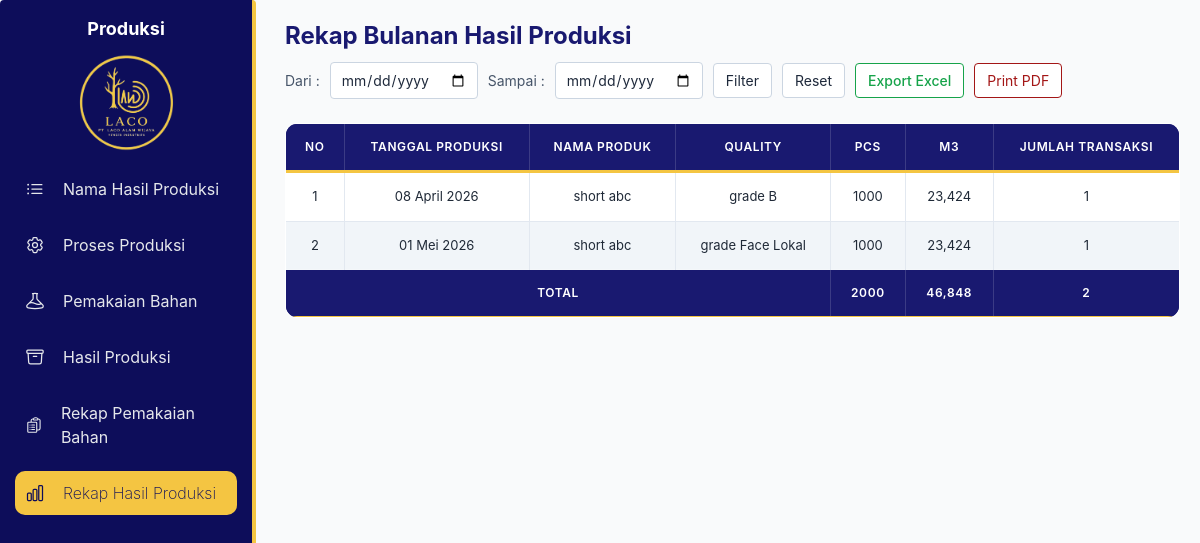
The page /rekap-hasil-produksi/ on the database as committed earlier.
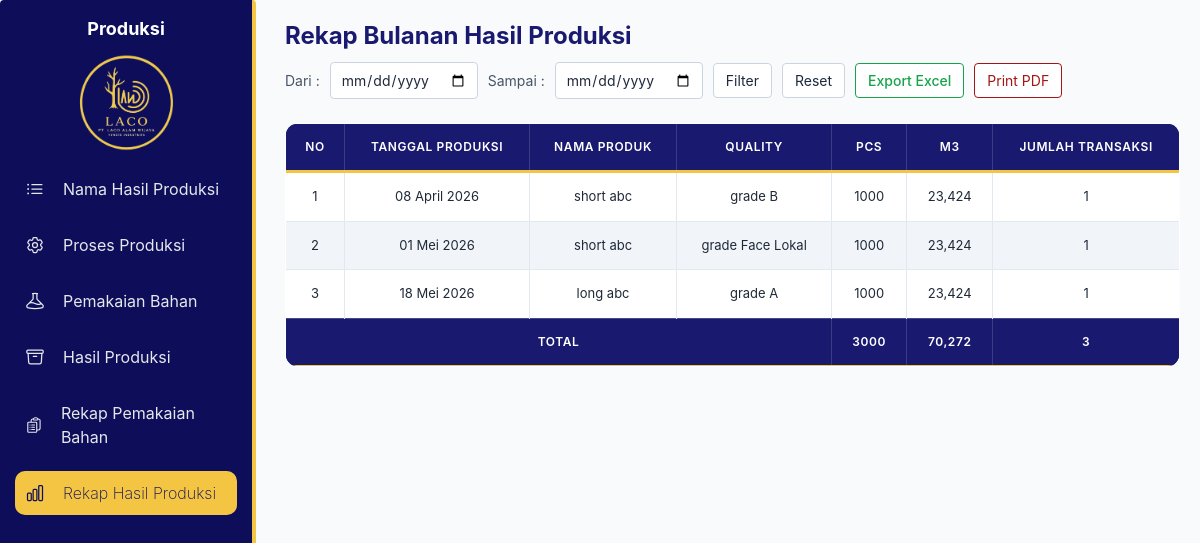
The same page on the database as committed later.
### core/models.py (models this page shows, shortened)
class HasilProduksi(models.Model):
    proses_produksi = models.ForeignKey(ProsesProduksi, on_delete=models.CASCADE)
    pemakaian_bahan = models.ForeignKey(PemakaianBahanBaku,on_delete=models.CASCADE)
    nama_hasil_produksi = models.ForeignKey(NamaHasilProduksi, on_delete=models.CASCADE)
    quality = models.ForeignKey(Quality,on_delete=models.SET_NULL,null=True,blank=True)
    tanggal_produksi = models.DateField()
    tebal = models.DecimalField(max_digits=10, decimal_places=3)
    lebar = models.DecimalField(max_digits=10, decimal_places=3)
    panjang = models.DecimalField(max_digits=10, decimal_places=3)
    jumlah_pcs = models.PositiveIntegerField()
    jumlah_m3 = models.DecimalField(max_digits=12, decimal_places=3)
    sisa_pcs = models.PositiveIntegerField()
    sisa_m3 = models.DecimalField(max_digits=12, decimal_places=3)

class NamaHasilProduksi(models.Model):
    nama_hasil_produksi = models.CharField(max_length=100,blank=True,
    null=True)
    def __str__(self):
        return self.nama_hasil_produksi

class QualityControl(models.Model):
    hasil_produksi = models.OneToOneField(
        HasilProduksi,
        on_delete=models.CASCADE,
        related_name='qc'
    )
    quality = models.ForeignKey(Quality,on_delete=models.SET_NULL,null=True,blank=True)
    tanggal_validasi = models.DateField(null=True, blank=True)
    catatan = models.TextField(blank=True, null=True)

class Quality(models.Model):
    quality = models.CharField(max_length=100, blank=True,
    null=True)
    def __str__(self):
        return self.quality

### core/views.py (the view)
# urls.py: path('rekap-hasil-produksi/',views.rekap_hasil_produksi,name='rekap_hasil_produksi'),
def rekap_hasil_produksi(request):
    data = HasilProduksi.objects.select_related(
        'proses_produksi',
        'pemakaian_bahan',
        'nama_hasil_produksi',
        'quality'
    ).filter(
        qc__isnull=False,        # Pastikan sudah ada proses QC
        qc__quality__isnull=False # Pastikan grade/quality-nya sudah dipilih
    )
    start = request.GET.get('start')
    end = request.GET.get('end')
    if start and end:
        data = data.filter(
            tanggal_produksi__range=[start, end]
        )
    total_pcs = data.aggregate(
        total=Sum('jumlah_pcs')
    )['total'] or 0
    total_m3 = data.aggregate(
        total=Sum('jumlah_m3')
    )['total'] or 0
    total_transaksi = data.count()
    context = {
        'data': data,
        'total_pcs': total_pcs,
        'total_m3': total_m3,
        'total_transaksi': total_transaksi,
        'start': start,
        'end': end
    }
    return render(request, 'produksi/rekap_hasil_produksi.html', context)

### core/templates/produksi/rekap_hasil_produksi.html (shortened to what this page needs)
{% load static %}
<!DOCTYPE html>
<html lang="en">
<head>
    <script src="https://cdn.tailwindcss.com"></script>
    <link rel="stylesheet" href="{% static 'css/produksi.css' %}">
</head>
<body class="bg-gray-50 flex h-screen overflow-hidden text-gray-800">
    {% include 'parts/sidebar_produksi.html' %}
    <main class="flex-1 flex flex-col h-full overflow-hidden">
    <div class="content">
        <h2 class="text-2xl font-bold text-[#191970]" style="margin-bottom: 10px;">Rekap Bulanan Hasil Produksi</h2>
        <div class="filter-container">
            <form method="get" class="filter-form">
                Dari :
                <input type="date" name="start" value="{{ start }}">
                Sampai :
                <input type="date" name="end" value="{{ end }}">
                <button type="submit" class="btn-filter">Filter</button>
                <a href="{% url 'rekap_hasil_produksi' %}" class="btn-reset">Reset</a>
                <button type="button" onclick="exportExcel()" class="btn-export">Export Excel</button>
                <button type="button" class="btn-print" onclick="printPDF()">Print PDF</button>
            </form>
        </div>
        <br>
        <table border="1" id="rekapTable">
            <thead>
                <tr>
                    <th>No</th>
                    <th>Tanggal Produksi</th>
                    <th>Nama Produk</th>
                    <th>Quality</th>
                    <th>PCS</th>
                    <th>M3</th>
                    <th>Jumlah Transaksi</th>
                </tr>
            </thead>
            <tbody>
                {% for d in data %}
                <tr>
                    <td>{{ forloop.counter }}</td>
                    <td>{{ d.tanggal_produksi|date:"d F Y" }}</td>
                    <td>{{ d.nama_hasil_produksi }}</td>
                    <td>{{ d.qc.quality }}</td>
                    <td>{{ d.jumlah_pcs }}</td>
                    <td>{{ d.jumlah_m3 }}</td>
                    <td>1</td>
                </tr>
                {% empty %}
                <tr>
                    <td colspan="7" align="center">Data tidak ada</td>
                </tr>
                {% endfor %}
            </tbody>
            <tfoot>
                <tr>
                    <th colspan="4">TOTAL</th>
                    <th>{{ total_pcs }}</th>
                    <th>{{ total_m3 |floatformat:3 }}</th>
                    <th>{{ total_transaksi }}</th>
                </tr>
            </tfoot>
        </table>
    </div>
    </main>
</body>
</html>

Rows that differ between the two databases and show on the page:
added HasilProduksi: tanggal_produksi "18 Mei 2026", nama_hasil_produksi "long abc", qc.quality "grade A", jumlah_pcs "1000", jumlah_m3 "23,424"
Other text that changed with them:
{{ total_pcs }}: "2000" → "3000"
{{ total_m3 |floatformat:3 }}: "46,848" → "70,272"
{{ total_transaksi }}: "2" → "3"
